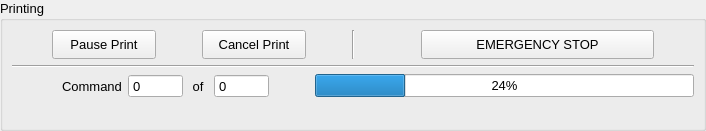
<?xml version="1.0" encoding="UTF-8"?>
<ui version="4.0">
 <class>PrintWidget</class>
 <widget class="QWidget" name="PrintWidget">
  <property name="geometry">
   <rect>
    <x>0</x>
    <y>0</y>
    <width>706</width>
    <height>131</height>
   </rect>
  </property>
  <property name="windowTitle">
   <string>Form</string>
  </property>
  <layout class="QVBoxLayout" name="verticalLayout">
   <property name="spacing">
    <number>0</number>
   </property>
   <property name="leftMargin">
    <number>0</number>
   </property>
   <property name="topMargin">
    <number>0</number>
   </property>
   <property name="rightMargin">
    <number>0</number>
   </property>
   <property name="bottomMargin">
    <number>0</number>
   </property>
   <item>
    <widget class="QGroupBox" name="groupBox">
     <property name="maximumSize">
      <size>
       <width>16777215</width>
       <height>200</height>
      </size>
     </property>
     <property name="font">
      <font>
       <pointsize>10</pointsize>
       <weight>50</weight>
       <bold>false</bold>
      </font>
     </property>
     <property name="title">
      <string>Printing</string>
     </property>
     <layout class="QVBoxLayout" name="verticalLayout_6">
      <item>
       <layout class="QHBoxLayout" name="horizontalLayout_6">
        <item>
         <layout class="QVBoxLayout" name="verticalLayout_5">
          <item>
           <layout class="QHBoxLayout" name="horizontalLayout_4">
            <item>
             <spacer name="horizontalSpacer_6">
              <property name="orientation">
               <enum>Qt::Horizontal</enum>
              </property>
              <property name="sizeType">
               <enum>QSizePolicy::Fixed</enum>
              </property>
              <property name="sizeHint" stdset="0">
               <size>
                <width>40</width>
                <height>20</height>
               </size>
              </property>
             </spacer>
            </item>
            <item>
             <widget class="QPushButton" name="pauseButton">
              <property name="sizePolicy">
               <sizepolicy hsizetype="Minimum" vsizetype="Expanding">
                <horstretch>0</horstretch>
                <verstretch>0</verstretch>
               </sizepolicy>
              </property>
              <property name="text">
               <string>Pause Print</string>
              </property>
             </widget>
            </item>
            <item>
             <spacer name="horizontalSpacer_7">
              <property name="orientation">
               <enum>Qt::Horizontal</enum>
              </property>
              <property name="sizeType">
               <enum>QSizePolicy::Fixed</enum>
              </property>
              <property name="sizeHint" stdset="0">
               <size>
                <width>40</width>
                <height>20</height>
               </size>
              </property>
             </spacer>
            </item>
            <item>
             <widget class="QPushButton" name="cancelButton">
              <property name="sizePolicy">
               <sizepolicy hsizetype="Minimum" vsizetype="Expanding">
                <horstretch>0</horstretch>
                <verstretch>0</verstretch>
               </sizepolicy>
              </property>
              <property name="text">
               <string>Cancel Print</string>
              </property>
             </widget>
            </item>
            <item>
             <spacer name="horizontalSpacer_8">
              <property name="orientation">
               <enum>Qt::Horizontal</enum>
              </property>
              <property name="sizeType">
               <enum>QSizePolicy::Fixed</enum>
              </property>
              <property name="sizeHint" stdset="0">
               <size>
                <width>40</width>
                <height>20</height>
               </size>
              </property>
             </spacer>
            </item>
           </layout>
          </item>
         </layout>
        </item>
        <item>
         <widget class="Line" name="line_2">
          <property name="orientation">
           <enum>Qt::Vertical</enum>
          </property>
         </widget>
        </item>
        <item>
         <layout class="QHBoxLayout" name="horizontalLayout_5">
          <item>
           <spacer name="horizontalSpacer_10">
            <property name="orientation">
             <enum>Qt::Horizontal</enum>
            </property>
            <property name="sizeType">
             <enum>QSizePolicy::Fixed</enum>
            </property>
            <property name="sizeHint" stdset="0">
             <size>
              <width>60</width>
              <height>20</height>
             </size>
            </property>
           </spacer>
          </item>
          <item>
           <widget class="QPushButton" name="estopButton">
            <property name="sizePolicy">
             <sizepolicy hsizetype="Minimum" vsizetype="Expanding">
              <horstretch>0</horstretch>
              <verstretch>0</verstretch>
             </sizepolicy>
            </property>
            <property name="text">
             <string>EMERGENCY STOP</string>
            </property>
           </widget>
          </item>
          <item>
           <spacer name="horizontalSpacer_9">
            <property name="orientation">
             <enum>Qt::Horizontal</enum>
            </property>
            <property name="sizeType">
             <enum>QSizePolicy::Fixed</enum>
            </property>
            <property name="sizeHint" stdset="0">
             <size>
              <width>40</width>
              <height>20</height>
             </size>
            </property>
           </spacer>
          </item>
         </layout>
        </item>
       </layout>
      </item>
      <item>
       <widget class="Line" name="line">
        <property name="orientation">
         <enum>Qt::Horizontal</enum>
        </property>
       </widget>
      </item>
      <item>
       <layout class="QHBoxLayout" name="horizontalLayout_7">
        <item>
         <spacer name="horizontalSpacer_11">
          <property name="orientation">
           <enum>Qt::Horizontal</enum>
          </property>
          <property name="sizeType">
           <enum>QSizePolicy::Fixed</enum>
          </property>
          <property name="sizeHint" stdset="0">
           <size>
            <width>50</width>
            <height>20</height>
           </size>
          </property>
         </spacer>
        </item>
        <item>
         <widget class="QLabel" name="label_5">
          <property name="text">
           <string>Command</string>
          </property>
         </widget>
        </item>
        <item>
         <widget class="QSpinBox" name="cmdSpinBox">
          <property name="buttonSymbols">
           <enum>QAbstractSpinBox::NoButtons</enum>
          </property>
          <property name="maximum">
           <number>10000000</number>
          </property>
         </widget>
        </item>
        <item>
         <widget class="QLabel" name="label_6">
          <property name="text">
           <string> of </string>
          </property>
         </widget>
        </item>
        <item>
         <widget class="QSpinBox" name="totalCmdSpinBox">
          <property name="buttonSymbols">
           <enum>QAbstractSpinBox::NoButtons</enum>
          </property>
          <property name="maximum">
           <number>1000000000</number>
          </property>
         </widget>
        </item>
        <item>
         <spacer name="horizontalSpacer_12">
          <property name="orientation">
           <enum>Qt::Horizontal</enum>
          </property>
          <property name="sizeType">
           <enum>QSizePolicy::Preferred</enum>
          </property>
          <property name="sizeHint" stdset="0">
           <size>
            <width>40</width>
            <height>20</height>
           </size>
          </property>
         </spacer>
        </item>
        <item>
         <widget class="QProgressBar" name="progressBar">
          <property name="value">
           <number>24</number>
          </property>
         </widget>
        </item>
       </layout>
      </item>
      <item>
       <widget class="QLabel" name="label_info">
        <property name="text">
         <string/>
        </property>
       </widget>
      </item>
     </layout>
    </widget>
   </item>
  </layout>
 </widget>
 <resources/>
 <connections/>
</ui>
